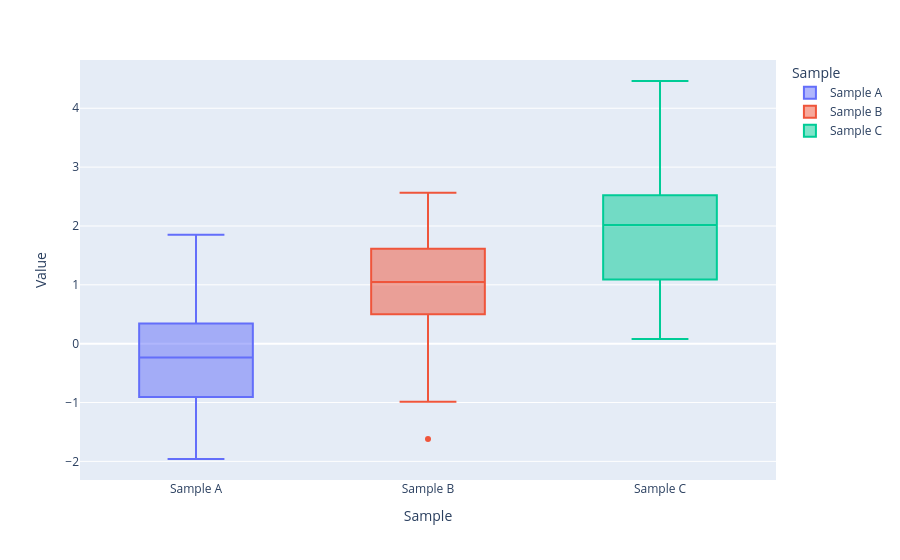

The cell this chart's notebook holds for it:
### Markdown cell above
# Exercice 7 : Box plots de Plotly

### Code cell
import numpy as np
import plotly.express as px
import pandas as pd

# Générer les données aléatoires
np.random.seed(42)  # Pour reproductibilité
y0 = np.random.randn(50)
y1 = np.random.randn(50) + 1  # décaler la moyenne
y2 = np.random.randn(50) + 2

# Préparer les données au format long pour Plotly Express
df = pd.DataFrame({'Sample A': y0,'Sample B': y1,'Sample C': y2})

# Convertir en format long
df_long = pd.melt(df, var_name='Sample', value_name='Value')

# Créer le box plot
fig = px.box(df_long, x='Sample', y='Value', color='Sample')


# Afficher le graphique
fig.show()

### Figure 1 — Plotly figure (JSON) as saved in the notebook; plotly's stock layout.template omitted (floating-point values rounded to 4 significant figures)
{"data": [{"alignmentgroup": "True", "hovertemplate": "Sample=%{x}<br>Value=%{y}<extra></extra>", "legendgroup": "Sample A", "marker": {"color": "#636efa"}, "name": "Sample A", "notched": false, "offsetgroup": "Sample A", "orientation": "v", "showlegend": true, "type": "box", "x": ["Sample A", "Sample A", "Sample A", "Sample A", "Sample A", "Sample A", "Sample A", "Sample A", "Sample A", "Sample A", "Sample A", "Sample A", "Sample A", "Sample A", "Sample A", "Sample A", "Sample A", "Sample A", "Sample A", "Sample A", "Sample A", "Sample A", "Sample A", "Sample A", "Sample A", "Sample A", "Sample A", "Sample A", "Sample A", "Sample A", "Sample A", "Sample A", "Sample A", "Sample A", "Sample A", "Sample A", "Sample A", "Sample A", "Sample A", "Sample A", "Sample A", "Sample A", "Sample A", "Sample A", "Sample A", "Sample A", "Sample A", "Sample A", "Sample A", "Sample A"], "x0": " ", "xaxis": "x", "y": [0.4967, -0.1383, 0.6477, 1.523, -0.2342, -0.2341, 1.579, 0.7674, -0.4695, 0.5426, -0.4634, -0.4657, 0.242, -1.913, -1.725, -0.5623, -1.013, 0.3142, -0.908, -1.412, 1.466, -0.2258, 0.06753, -1.425, -0.5444, 0.1109, -1.151, 0.3757, -0.6006, -0.2917, -0.6017, 1.852, -0.0135, -1.058, 0.8225, -1.221, 0.2089, -1.96, -1.328, 0.1969, 0.7385, 0.1714, -0.1156, -0.3011, -1.479, -0.7198, -0.4606, 1.057, 0.3436, -1.763], "y0": " ", "yaxis": "y"}, {"alignmentgroup": "True", "hovertemplate": "Sample=%{x}<br>Value=%{y}<extra></extra>", "legendgroup": "Sample B", "marker": {"color": "#EF553B"}, "name": "Sample B", "notched": false, "offsetgroup": "Sample B", "orientation": "v", "showlegend": true, "type": "box", "x": ["Sample B", "Sample B", "Sample B", "Sample B", "Sample B", "Sample B", "Sample B", "Sample B", "Sample B", "Sample B", "Sample B", "Sample B", "Sample B", "Sample B", "Sample B", "Sample B", "Sample B", "Sample B", "Sample B", "Sample B", "Sample B", "Sample B", "Sample B", "Sample B", "Sample B", "Sample B", "Sample B", "Sample B", "Sample B", "Sample B", "Sample B", "Sample B", "Sample B", "Sample B", "Sample B", "Sample B", "Sample B", "Sample B", "Sample B", "Sample B", "Sample B", "Sample B", "Sample B", "Sample B", "Sample B", "Sample B", "Sample B", "Sample B", "Sample B", "Sample B"], "x0": " ", "xaxis": "x", "y": [1.324, 0.6149, 0.3231, 1.612, 2.031, 1.931, 0.1608, 0.6908, 1.331, 1.976, 0.5208, 0.8143, -0.1063, -0.1962, 1.813, 2.356, 0.928, 2.004, 1.362, 0.3549, 1.361, 2.538, 0.9642, 2.565, -1.62, 1.822, 1.087, 0.701, 1.092, -0.9876, 0.7803, 1.357, 2.478, 0.4817, 0.1915, 0.4982, 1.915, 1.329, 0.4702, 1.513, 1.097, 1.969, 0.2979, 0.6723, 0.6079, -0.4635, 1.296, 1.261, 1.005, 0.7654], "y0": " ", "yaxis": "y"}, {"alignmentgroup": "True", "hovertemplate": "Sample=%{x}<br>Value=%{y}<extra></extra>", "legendgroup": "Sample C", "marker": {"color": "#00cc96"}, "name": "Sample C", "notched": false, "offsetgroup": "Sample C", "orientation": "v", "showlegend": true, "type": "box", "x": ["Sample C", "Sample C", "Sample C", "Sample C", "Sample C", "Sample C", "Sample C", "Sample C", "Sample C", "Sample C", "Sample C", "Sample C", "Sample C", "Sample C", "Sample C", "Sample C", "Sample C", "Sample C", "Sample C", "Sample C", "Sample C", "Sample C", "Sample C", "Sample C", "Sample C", "Sample C", "Sample C", "Sample C", "Sample C", "Sample C", "Sample C", "Sample C", "Sample C", "Sample C", "Sample C", "Sample C", "Sample C", "Sample C", "Sample C", "Sample C", "Sample C", "Sample C", "Sample C", "Sample C", "Sample C", "Sample C", "Sample C", "Sample C", "Sample C", "Sample C"], "x0": " ", "xaxis": "x", "y": [0.5846, 1.579, 1.657, 1.198, 1.839, 2.404, 3.886, 2.175, 2.258, 1.926, 0.08123, 1.973, 2.06, 4.463, 1.808, 2.302, 1.965, 0.8313, 3.143, 2.752, 2.791, 1.091, 3.403, 0.5981, 2.587, 4.19, 1.009, 1.434, 2.1, 1.497, 0.4493, 2.069, 0.9377, 2.474, 1.081, 3.55, 1.217, 1.678, 2.814, 0.7691, 2.227, 3.307, 0.3925, 2.185, 2.26, 2.782, 0.763, 0.6795, 2.522, 2.297], "y0": " ", "yaxis": "y"}], "layout": {"autosize": true, "boxmode": "overlay", "legend": {"title": {"text": "Sample"}, "tracegroupgap": 0}, "margin": {"t": 60}, "xaxis": {"anchor": "y", "autorange": true, "categoryarray": ["Sample A", "Sample B", "Sample C"], "categoryorder": "array", "domain": [0, 1], "range": [-0.5, 2.5], "title": {"text": "Sample"}, "type": "category"}, "yaxis": {"anchor": "x", "autorange": true, "domain": [0, 1], "range": [-2.316, 4.82], "title": {"text": "Value"}, "type": "linear"}}}
